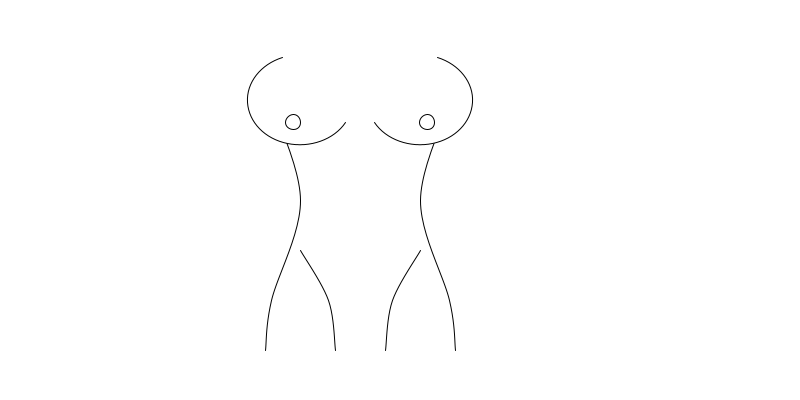
Frame 1 (no input)
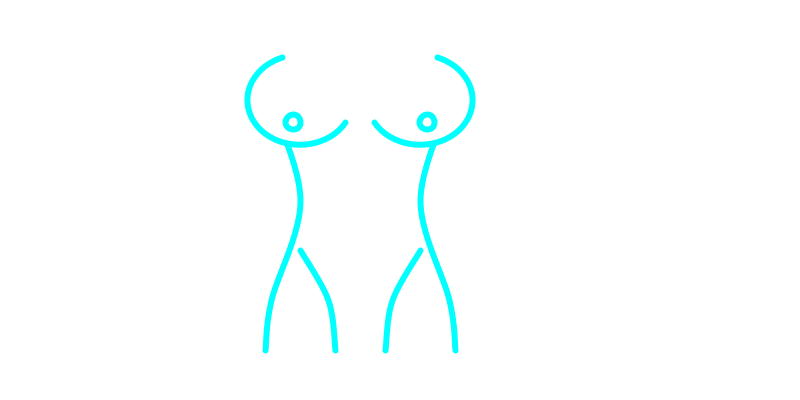
Frame 60 (the mouse pressed at the canvas centre just before this capture)
Frame 120 (the mouse held since frame 60 and released just before this capture): identical to frame 60, image omitted

The Processing sketch that drew these frames (run headless with seeded random() and noise(); from frame 60 on, the mouse is pressed at the canvas centre):

// Processing sketch: Bailarines
// ── Bailarines.pde
PGraphics pg;
boolean active = false;
  
void setup(){
  size (800,400);
  pg = createGraphics (width, height);
}

void draw() {

  background(255);
  pg.beginDraw();
translate(300,100);
  
beginShape();
curveVertex(-30,  0);
curveVertex(-30,  0);
curveVertex(0,  100);
curveVertex(-29, 200);
curveVertex(-35, 250);
curveVertex(-35, 250);
endShape();

beginShape();
curveVertex(-0, 150);
curveVertex(-0, 150);
curveVertex(28, 200);
curveVertex(35, 250);
curveVertex(35, 250);
endShape();

  arc(0, 0, 105, 90, radians(30), radians(250));
  ellipse(-7, 22, 15, 15);
  
 
    translate(120,0);
  beginShape();
curveVertex(30,  0);
curveVertex(30,  0);
curveVertex(0,  100);
curveVertex(29, 200);
curveVertex(35, 250);
curveVertex(35, 250);
endShape();

beginShape();
curveVertex(-0, 150);
curveVertex(-0, 150);
curveVertex(-28, 200);
curveVertex(-35, 250);
curveVertex(-35, 250);
endShape();

  arc(0, 0, 105, 90, radians(-70),  radians(150), OPEN);

ellipse(7, 22, 15, 15);
stroke(0, 255, 255);
strokeWeight(6); 

 if(active){
    stroke(125);
  rect(-50,-100,200,width,10);
  }
  pg.endDraw();
  
  image (pg,0,0);


}

void  mouseClicked() {
  if(active){
    active = false;
  }else{
  active= true;
  }
}
